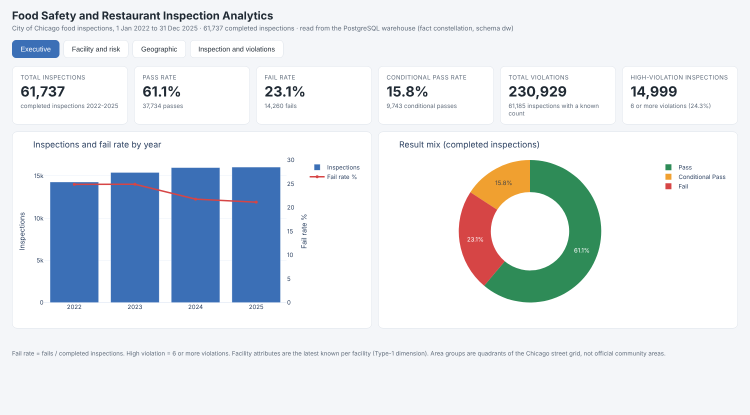
#> input picture docs/images/dashboard_exec.png, 1500 x 830 px (shown at 1/2 size)
$ python -i make_screenshots.py   (imports and definitions only)
#> lines starting #> are read from the running program, lines starting #| are printed output that depends on the picture
"""Makes the output screenshots used in the report (docs/images/screens/*.png).

Two kinds:
  1. terminal shots: the REAL console output saved in docs/console_logs/*.log, drawn in a terminal window
  2. page shots: the dashboard pages, the README page, JupyterLab and Grafana, captured with headless Microsoft Edge

    python build_docs/make_screenshots.py            (Windows; needs Microsoft Edge)
"""
import html
import shutil
import subprocess
import tempfile
from pathlib import Path

ROOT = Path(__file__).resolve().parents[1]
LOGS = ROOT / "docs" / "console_logs"
OUT = ROOT / "docs" / "images" / "screens"
# [1 line not run here, left out]
EDGE = next((p for p in [r"C:\Program Files (x86)\Microsoft\Edge\Application\msedge.exe", r"C:\Program Files\Microsoft\Edge\Application\msedge.exe"]
             if Path(p).exists()), shutil.which("msedge"))

TERM = """<!doctype html><html><head><meta charset="utf-8"><style>
body{margin:0;background:#e9ecef;padding:22px;font-family:"Cascadia Mono",Consolas,monospace}
.w{background:#1e1f24;border-radius:10px;box-shadow:0 8px 24px rgba(0,0,0,.25);overflow:hidden;width:max-content;min-width:760px}
.t{background:#2b2d33;padding:9px 14px;display:flex;align-items:center;gap:7px}
.t i{width:12px;height:12px;border-radius:50%;display:inline-block}.t span{color:#9aa0a6;font:12px "Segoe UI",sans-serif;margin-left:12px}
pre{margin:0;padding:14px 18px 18px;color:#d7dae0;font-size:13px;line-height:1.45;white-space:pre}
.p{color:#7ee787}.c{color:#79c0ff}
</style></head><body><div class="w"><div class="t"><i style="background:#ff5f57"></i><i style="background:#febc2e"></i><i style="background:#28c840"></i>
<span>__TITLE__</span></div><pre><span class="p">__PROMPT__</span> <span class="c">__CMD__</span>
__TEXT__</pre></div></body></html>"""


def trim(path, margin=24, keep_height=None):
    """Cut away the empty background on the right and at the bottom of a screenshot."""
#> called with path = '../docs/images/dashboard_exec.png', margin = 24
    from PIL import Image, ImageChops
    im = Image.open(path).convert("RGB")
#> im is the input picture: PIL image 1500x830 RGB; mean R, G, B 225.7, 231.3, 236.9
    if keep_height:
        im = im.crop((0, 0, im.width, min(im.height, keep_height)))
    bg = Image.new("RGB", im.size, im.getpixel((im.width - 2, im.height - 2)))
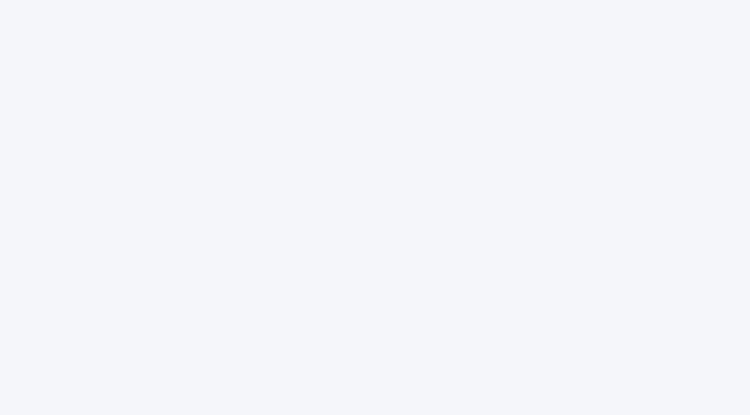
#> bg: PIL image 1500x830 RGB (shown at 1/2 size); mean R, G, B 244, 246, 249
    diff = ImageChops.difference(im, bg).point(lambda v: 255 if v > 12 else 0)
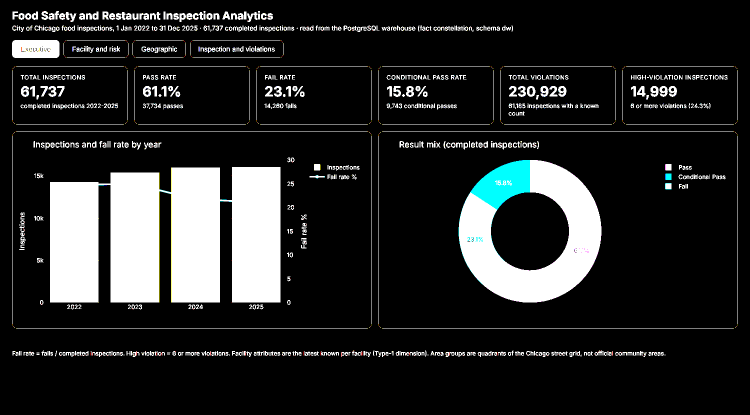
#> diff: PIL image 1500x830 RGB (shown at 1/2 size); mean R, G, B 38.3, 39.8, 39.6
    box = diff.getbbox()
#> box = (24, 22, 1476, 714)
    side = diff.crop((int(im.width * 0.2), 0, im.width, im.height)).getbbox()   # ignore a full-height side menu
#> side = (0, 22, 1176, 714)
    if box and side:
        im = im.crop((0, 0, min(im.width, box[2] + margin), min(im.height, side[3] + margin)))
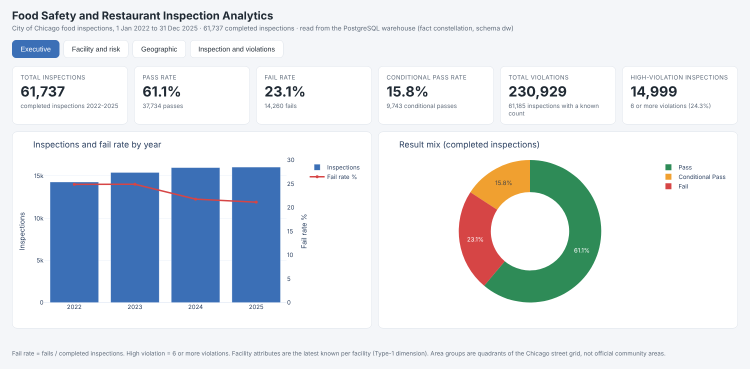
#> im: PIL image 1500x738 RGB (shown at 1/2 size); mean R, G, B 223.4, 229.4, 235.4
    im.save(path)


# [45 lines left out: functions edge_shot, terminal, not called in this run]


def log(name):
    return (LOGS / name).read_text(encoding="utf-8", errors="replace")


# [34 lines left out: functions section, main, not called in this run]


# [2 lines not run here, left out]

>>> result = trim('../docs/images/dashboard_exec.png')

$ run again, on docs/slides/slide-02.png
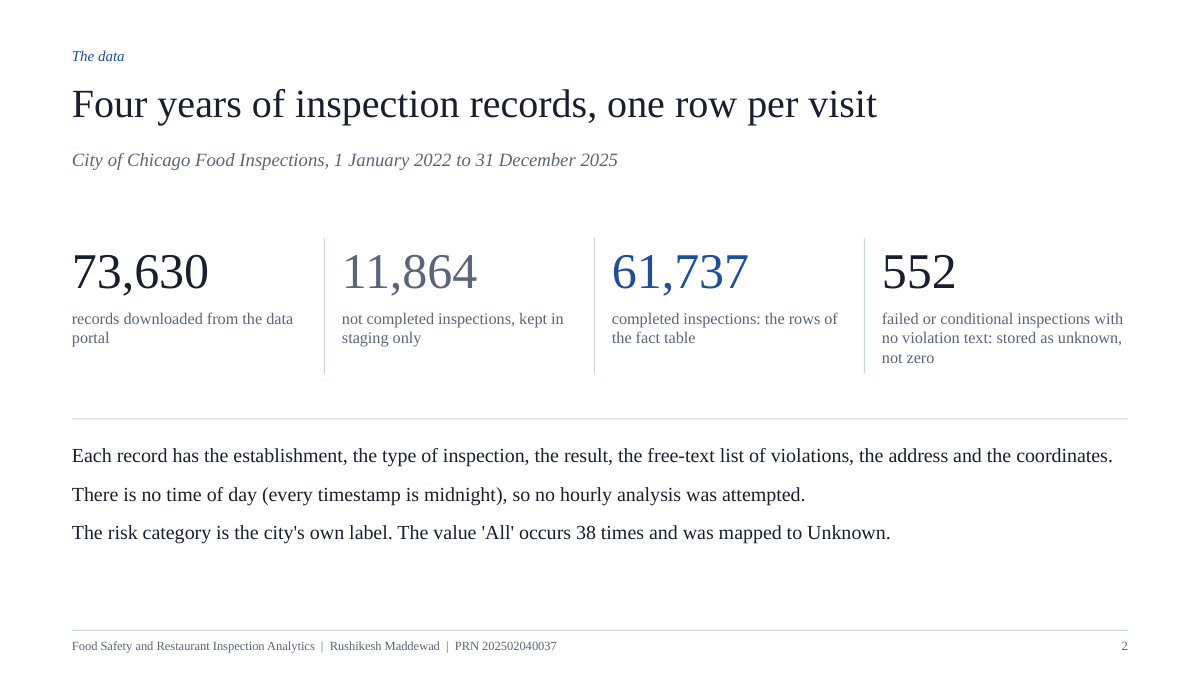
#> input picture docs/slides/slide-02.png, 1200 x 675 px
#> in trim, im is the input picture: PIL image 1200x675 RGB; mean R, G, B 248.5, 248.8, 249.5
#> bg: PIL image 1200x675 RGB; every value is 255
#> in trim, `diff = ImageChops.difference(im, bg).point(lambda v: 255 if v > 12 els..`:
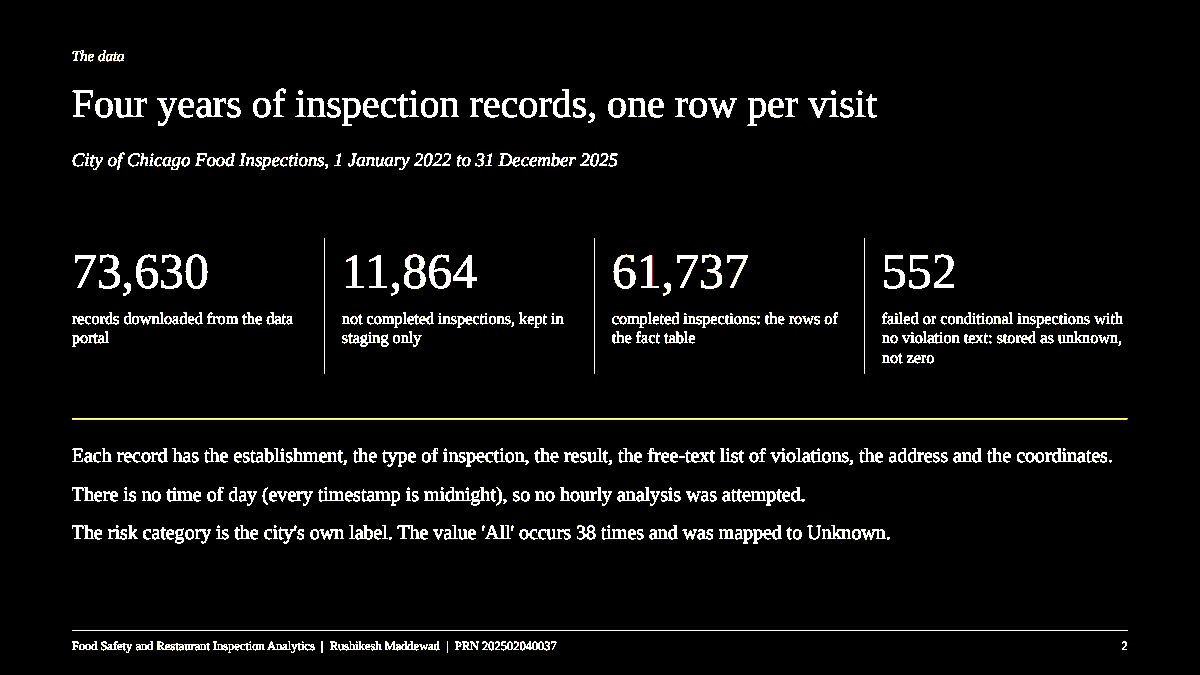
#> diff: PIL image 1200x675 RGB; mean R, G, B 13.4, 13.3, 12.9
#> box = (72, 50, 1128, 653)
#> side = (0, 88, 888, 653)
#> in trim, `im = im.crop((0, 0, min(im.width, box[2] + margin), min(im.height, sid..`:
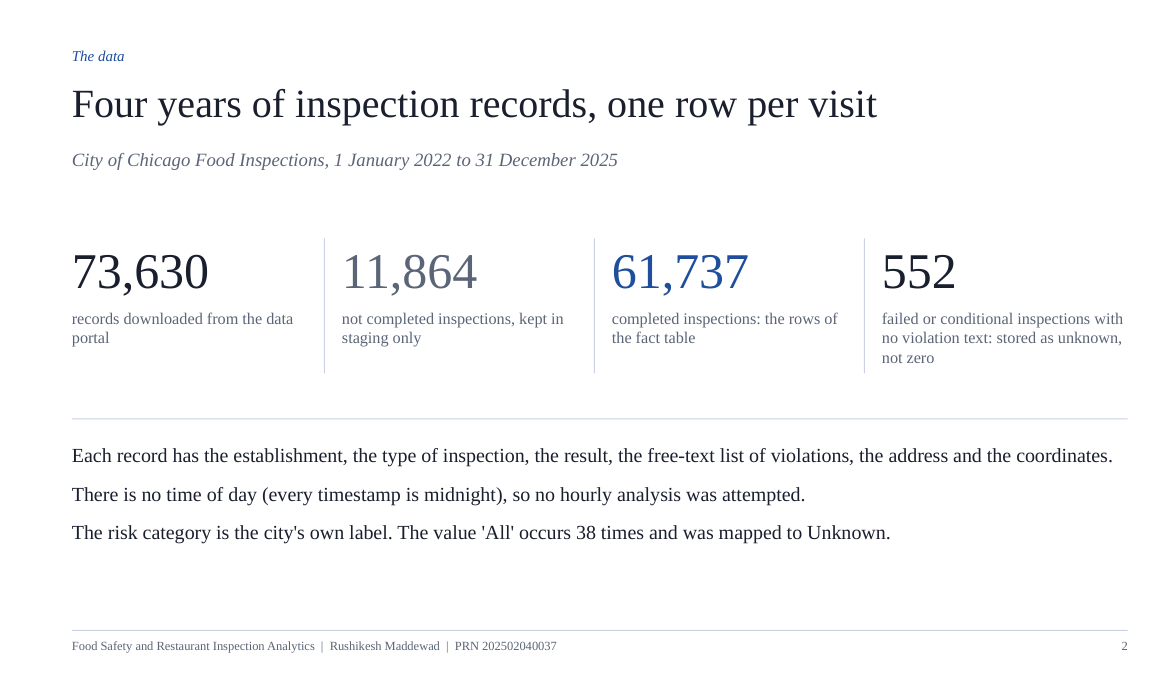
#> im: PIL image 1152x675 RGB; mean R, G, B 248.3, 248.6, 249.2
